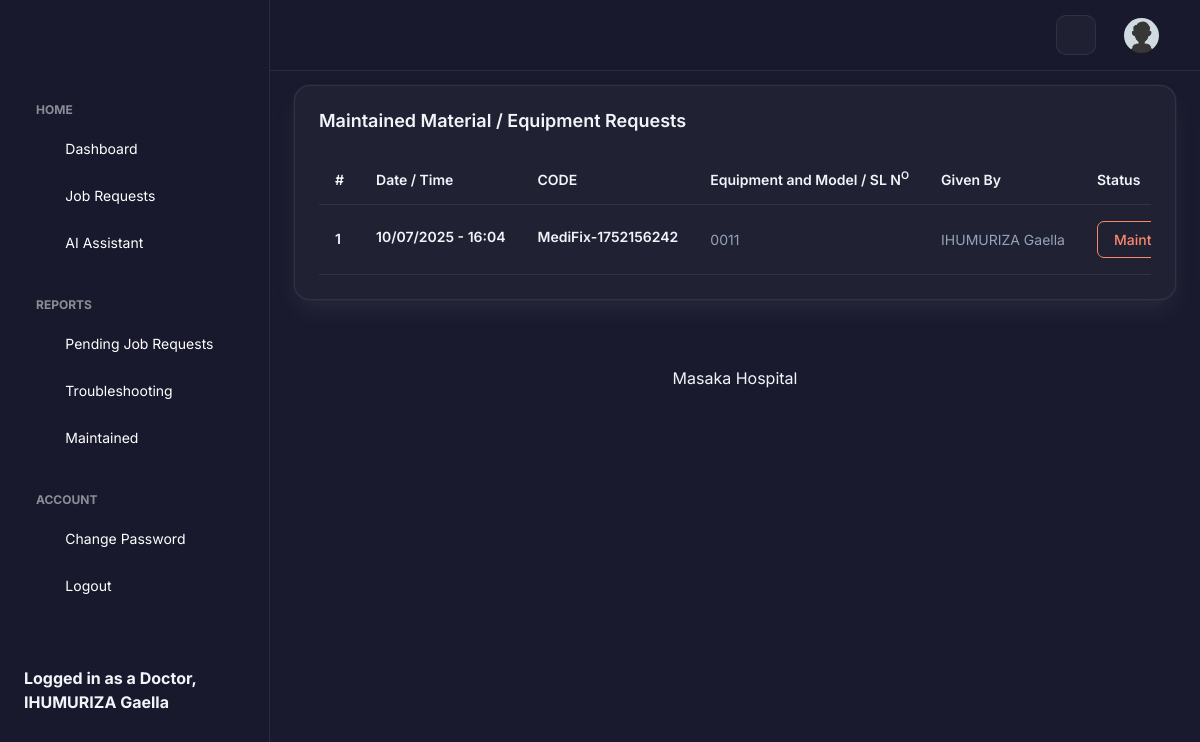
Page /run/maintained.php (signed in) on the committed database.
### tables this page shows
CREATE TABLE `jobs` (
  `id` int(11) NOT NULL,
  `code` varchar(100) NOT NULL,
  `equipment` varchar(1000) NOT NULL,
  `givenby` int(11) NOT NULL,
  `airef` int(11) NOT NULL,
  `info` mediumtext NOT NULL,
  `tech` mediumtext DEFAULT NULL,
  `recdt` varchar(50) NOT NULL,
  `status` int(1) NOT NULL DEFAULT 0
);

CREATE TABLE `doctors` (
  `id` int(11) NOT NULL,
  `fullname` varchar(100) NOT NULL,
  `specification` varchar(100) NOT NULL,
  `email` varchar(100) NOT NULL,
  `phone` varchar(100) NOT NULL,
  `password` varchar(100) NOT NULL,
  `deleted` int(1) NOT NULL DEFAULT 0
);

### run/maintained.php (the view, shortened to what this page needs)
<!doctype html>
<html lang="en">
<head>
  <link rel="stylesheet" href="../assets/css/styles.min.css" />
    <link rel="stylesheet" href="../assets/css/premium-theme.css" />
</head>
<body>
  <div class="page-wrapper" id="main-wrapper" data-layout="vertical" data-navbarbg="skin6" data-sidebartype="full" data-sidebar-position="fixed" data-header-position="fixed">
    <aside class="left-sidebar">
      <div>
        <div class="brand-logo d-flex align-items-center justify-content-between">
        </div>
        <?php include('doctor-menu.php'); ?>
      </div>
    </aside>
    <div class="body-wrapper">
      <header class="app-header">
        <nav class="navbar navbar-expand-lg navbar-light">
          <div class="navbar-collapse justify-content-end px-0" id="navbarNav">
            <ul class="navbar-nav flex-row ms-auto align-items-center justify-content-end">
              <li class="nav-item"><button class="theme-toggle-btn" title="Toggle Theme"><i class="ti ti-sun"></i></button></li>
              <li class="nav-item dropdown">
                <a class="nav-link nav-icon-hover" href="javascript:void(0)" id="drop2" data-bs-toggle="dropdown" aria-expanded="false">
                  <img src="../assets/images/profile/user-1.jpg" alt="" width="35" height="35" class="rounded-circle">
                </a>
              </li>
            </ul>
          </div>
        </nav>
      </header>
      <div class="container-fluid">
        <div class="col-lg-12 d-flex align-items-stretch">
          <div class="card w-100">
            <div class="card-body p-4">
              <h5 class="card-title fw-semibold mb-4">Maintained Material / Equipment Requests</h5>
              <div class="table-responsive">
                <table class="table text-nowrap mb-0 align-middle">
                  <thead class="text-dark fs-4">
                    <tr>
                      <th class="border-bottom-0">
                        <h6 class="fw-semibold mb-0">#</h6>
                      </th>
                      <th class="border-bottom-0">
                        <h6 class="fw-semibold mb-0">Date / Time</h6>
                      </th>
                      <th class="border-bottom-0">
                        <h6 class="fw-semibold mb-0">CODE</h6>
                      </th>
                      <th class="border-bottom-0">
                        <h6 class="fw-semibold mb-0">Equipment and Model / SL N<sup>O</sup></h6>
                      </th>
                      <th class="border-bottom-0">
                        <h6 class="fw-semibold mb-0">Given By</h6>
                      </th>
                      <th class="border-bottom-0">
                        <h6 class="fw-semibold mb-0">Status</h6>
                      </th>
                    </tr>
                  </thead>
                  <tbody>
                    <?php
                    include('connector.php');
                    $doctor_id = $_SESSION['hbUser_Doctor'];
                                        $query = mysqli_query($connect, "SELECT * FROM jobs WHERE status = 2 AND givenby = '$doctor_id' ORDER BY id DESC");
                    $rowCount = 0;
                    while ($row = mysqli_fetch_array($query)) {
                      $rowCount ++;
                      $queryp = mysqli_query($connect, "SELECT * FROM doctors WHERE id ='".$row['givenby']."'");
                      $rowp = mysqli_fetch_array($queryp);
                      echo "<tr>
                          <td class='border-bottom-0'>
                            <h6 class='fw-semibold mb-0'>".$rowCount."</h6>
                          </td>
                          <td class='border-bottom-0'>
                            <h6 class='fw-semibold mb-1'>" . date('d/m/Y - H:i', $row['recdt']) . "</h6>
                          </td>
                          <td class='border-bottom-0'>
                            <h6 class='fw-semibold mb-1'>" . $row['code'] . "</h6>
                          </td>
                          <td class='border-bottom-0'>
                            <p class='mb-0 fw-normal'>" . $row['equipment'] . "</p>
                          </td>
                          <td class='border-bottom-0'>
                            <p class='mb-0 fw-normal'>" . $rowp['fullname'] . "</p>
                          </td>
                          <td class='border-bottom-0'>";
                            if($row['status'] == 0){
                              echo"<button type='button' class='btn btn-outline-warning'>Pending</button>";
                            }elseif($row['status'] == 1){
                              echo"<button type='button' class='btn btn-outline-primary'>Troubleshooting</button>";
                            }elseif($row['status'] == 2){
                              echo"<button type='button' class='btn btn-outline-danger'>Maintained</button>";
                            }
                          echo"</td>
                          <td>
                            <a href='job-request-view?code=".$row['code']."'><button type='button' class='btn btn-success'>View</button></a>
                          </td>
                        </tr>";
                    }
                    ?>
                  </tbody>
                </table>
              </div>
            </div>
          </div>
        </div>
      </div>
      <div class="py-6 px-6 text-center">
        <p class="mb-0 fs-4">Masaka Hospital</p>
      </div>
    </div>
  </div>
</body>
</html>

### assets/css/premium-theme.css (style rules this page uses)
:root { --primary-color: #3b82f6; --primary-hover: #2563eb; --bg-gradient-1: #1a1a2e; --bg-gradient-2: #16213e; --text-main: #f1f5f9; --text-muted: #94a3b8; --glass-bg: rgba(255, 255, 255, 0.03); --glass-border: rgba(255, 255, 255, 0.08); --input-bg: rgba(26, 26, 46, 0.8); --input-border: rgba(255, 255, 255, 0.1); --card-shadow: 0 25px 50px -12px rgba(0, 0, 0, 0.7); --danger: #ef4444; --success: #10b981; }
body { font-family: 'Inter', sans-serif !important; background-color: var(--bg-gradient-1); color: var(--text-main); min-height: 100vh; margin: 0; }
.body-wrapper { background: transparent !important; }
.left-sidebar { background: rgba(26, 26, 46, 0.9) !important; backdrop-filter: blur(12px); border-right: 1px solid var(--glass-border); }
.app-header { background: rgba(26, 26, 46, 0.9) !important; backdrop-filter: blur(12px); border-bottom: 1px solid var(--glass-border); }
.card { background: var(--glass-bg) !important; border: 1px solid var(--glass-border) !important; color: var(--text-main) !important; border-radius: 16px !important; }
.card-title, .card h1, .card h2, .card h3, .card h4, .card h5, .card h6 { color: var(--text-main) !important; }
.table { color: var(--text-main) !important; background: transparent !important; }
.table thead th { color: var(--text-main) !important; border-bottom: 1px solid var(--glass-border) !important; }
.table tbody td { border-bottom: 1px solid var(--glass-border) !important; color: var(--text-main) !important; }
.fw-semibold { color: var(--text-main) !important; }
p.fw-normal { color: var(--text-muted) !important; }
.theme-toggle-btn { background: var(--glass-bg); border: 1px solid var(--glass-border); color: var(--text-main); width: 40px; height: 40px; border-radius: 10px; display: flex; align-items: center; justify-content: center; cursor: pointer; font-size: 1.2rem; transition: all 0.3s ease; margin-right: 12px; }
body, .left-sidebar, .app-header, .card, .table, .sidebar-link, .sidebar-link span, .sidebar-link .hide-menu { transition: background-color 0.3s ease, color 0.3s ease, border-color 0.3s ease; }

### rows in the picture
jobs: recdt "10/07/2025 - 16:04", code "MediFix-1752156242", equipment "0011", doctors.fullname "IHUMURIZA Gaella", status "Maintained"

### other values in the picture
$_SESSION['hbUser_Type'] "Doctor"
$_SESSION['hbUser_Name'] "IHUMURIZA Gaella"
